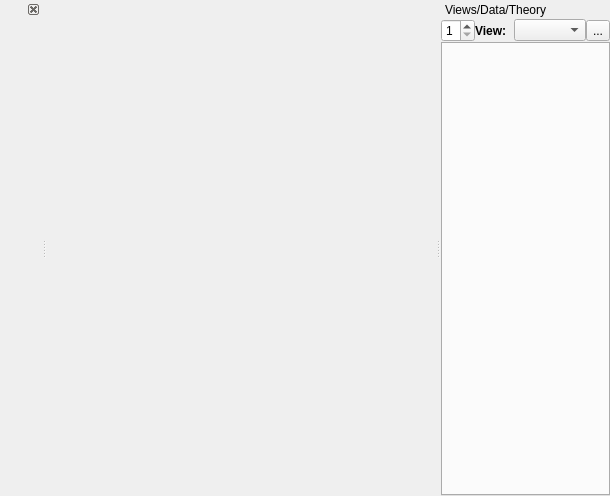
<?xml version="1.0" encoding="UTF-8"?>
<ui version="4.0">
 <class>MainWindow</class>
 <widget class="QMainWindow" name="MainWindow">
  <property name="geometry">
   <rect>
    <x>0</x>
    <y>0</y>
    <width>610</width>
    <height>496</height>
   </rect>
  </property>
  <property name="windowTitle">
   <string>MainWindow</string>
  </property>
  <widget class="QWidget" name="centralwidget">
   <layout class="QVBoxLayout" name="verticalLayout_4">
    <property name="spacing">
     <number>0</number>
    </property>
    <property name="leftMargin">
     <number>0</number>
    </property>
    <property name="topMargin">
     <number>0</number>
    </property>
    <property name="rightMargin">
     <number>0</number>
    </property>
    <property name="bottomMargin">
     <number>0</number>
    </property>
    <item>
     <widget class="QWidget" name="mplwidget" native="true">
      <property name="font">
       <font>
        <bold>true</bold>
       </font>
      </property>
      <property name="styleSheet">
       <string notr="true"/>
      </property>
      <layout class="QVBoxLayout" name="mplvl">
       <property name="spacing">
        <number>0</number>
       </property>
       <property name="leftMargin">
        <number>0</number>
       </property>
       <property name="topMargin">
        <number>0</number>
       </property>
       <property name="rightMargin">
        <number>0</number>
       </property>
       <property name="bottomMargin">
        <number>0</number>
       </property>
      </layout>
     </widget>
    </item>
   </layout>
  </widget>
  <widget class="QDockWidget" name="DataInspectordockWidget">
   <property name="font">
    <font>
     <bold>true</bold>
    </font>
   </property>
   <property name="styleSheet">
    <string notr="true"/>
   </property>
   <property name="features">
    <set>QDockWidget::DockWidgetClosable</set>
   </property>
   <property name="allowedAreas">
    <set>Qt::LeftDockWidgetArea</set>
   </property>
   <attribute name="dockWidgetArea">
    <number>1</number>
   </attribute>
   <widget class="QWidget" name="dockWidgetContents">
    <layout class="QVBoxLayout" name="LayoutDataInspector">
     <property name="spacing">
      <number>0</number>
     </property>
     <property name="leftMargin">
      <number>0</number>
     </property>
     <property name="topMargin">
      <number>0</number>
     </property>
     <property name="rightMargin">
      <number>0</number>
     </property>
     <property name="bottomMargin">
      <number>0</number>
     </property>
    </layout>
   </widget>
  </widget>
  <widget class="QDockWidget" name="ViewDataTheorydockWidget">
   <property name="styleSheet">
    <string notr="true"/>
   </property>
   <property name="features">
    <set>QDockWidget::NoDockWidgetFeatures</set>
   </property>
   <property name="allowedAreas">
    <set>Qt::RightDockWidgetArea</set>
   </property>
   <property name="windowTitle">
    <string>Views/Data/Theory</string>
   </property>
   <attribute name="dockWidgetArea">
    <number>2</number>
   </attribute>
   <widget class="QWidget" name="ViewDataTheoryWidget">
    <layout class="QVBoxLayout" name="ViewDataTheoryLayout">
     <property name="spacing">
      <number>0</number>
     </property>
     <property name="leftMargin">
      <number>0</number>
     </property>
     <property name="topMargin">
      <number>0</number>
     </property>
     <property name="rightMargin">
      <number>0</number>
     </property>
     <property name="bottomMargin">
      <number>0</number>
     </property>
     <item>
      <layout class="QHBoxLayout" name="viewLayout">
       <property name="spacing">
        <number>0</number>
       </property>
       <item>
        <widget class="QSpinBox" name="sp_nviews">
         <property name="maximumSize">
          <size>
           <width>40</width>
           <height>16777215</height>
          </size>
         </property>
         <property name="minimum">
          <number>1</number>
         </property>
         <property name="maximum">
          <number>4</number>
         </property>
         <property name="value">
          <number>1</number>
         </property>
        </widget>
       </item>
       <item>
        <widget class="QLabel" name="label">
         <property name="minimumSize">
          <size>
           <width>39</width>
           <height>0</height>
          </size>
         </property>
         <property name="maximumSize">
          <size>
           <width>39</width>
           <height>16777215</height>
          </size>
         </property>
         <property name="font">
          <font>
           <bold>true</bold>
          </font>
         </property>
         <property name="text">
          <string>View:</string>
         </property>
        </widget>
       </item>
       <item>
        <widget class="QComboBox" name="viewComboBox">
         <property name="currentText">
          <string/>
         </property>
        </widget>
       </item>
       <item>
        <widget class="QToolButton" name="saveViewtoolButton">
         <property name="text">
          <string>...</string>
         </property>
        </widget>
       </item>
      </layout>
     </item>
     <item>
      <widget class="QTabWidget" name="DataSettabWidget">
       <property name="tabShape">
        <enum>QTabWidget::Triangular</enum>
       </property>
       <property name="currentIndex">
        <number>-1</number>
       </property>
       <property name="usesScrollButtons">
        <bool>true</bool>
       </property>
       <property name="tabsClosable">
        <bool>false</bool>
       </property>
      </widget>
     </item>
    </layout>
   </widget>
  </widget>
  <action name="actionOpen">
   <property name="text">
    <string>Open</string>
   </property>
  </action>
  <action name="actionClose">
   <property name="text">
    <string>Close</string>
   </property>
  </action>
  <action name="actionQuit">
   <property name="text">
    <string>Quit</string>
   </property>
  </action>
  <action name="actionUndo">
   <property name="text">
    <string>Undo</string>
   </property>
  </action>
  <action name="actionRedo">
   <property name="text">
    <string>Redo</string>
   </property>
  </action>
  <action name="actionCopy">
   <property name="icon">
    <iconset resource="Reptate.qrc">
     <normaloff>:/Images/Images/new_icons/icons8-copy.png</normaloff>:/Images/Images/new_icons/icons8-copy.png</iconset>
   </property>
   <property name="text">
    <string>Copy</string>
   </property>
  </action>
  <action name="actionCut">
   <property name="text">
    <string>Cut</string>
   </property>
  </action>
  <action name="actionPaste">
   <property name="icon">
    <iconset resource="Reptate.qrc">
     <normaloff>:/Images/Images/new_icons/icons8-paste.png</normaloff>:/Images/Images/new_icons/icons8-paste.png</iconset>
   </property>
   <property name="text">
    <string>Paste</string>
   </property>
  </action>
  <action name="actionSelect_All">
   <property name="text">
    <string>Select All</string>
   </property>
  </action>
  <action name="actionShowFigureTools">
   <property name="checkable">
    <bool>true</bool>
   </property>
   <property name="icon">
    <iconset resource="Reptate.qrc">
     <normaloff>:/Images/Images/new_icons/icons8-sine-100.png</normaloff>:/Images/Images/new_icons/icons8-sine-100.png</iconset>
   </property>
   <property name="text">
    <string>Print</string>
   </property>
   <property name="toolTip">
    <string>Show/Hide Figure Toolbar (Ctrl+F)</string>
   </property>
   <property name="shortcut">
    <string>Ctrl+F</string>
   </property>
  </action>
  <action name="actionShiftVertically">
   <property name="checkable">
    <bool>true</bool>
   </property>
   <property name="icon">
    <iconset resource="Reptate.qrc">
     <normaloff>:/Images/Images/new_icons/icons8-vertical-timeline-slider.png</normaloff>:/Images/Images/new_icons/icons8-vertical-timeline-slider.png</iconset>
   </property>
   <property name="text">
    <string>ShiftVertically</string>
   </property>
   <property name="toolTip">
    <string>Shift the selected curve vertically</string>
   </property>
  </action>
  <action name="actionShiftHorizontally">
   <property name="checkable">
    <bool>true</bool>
   </property>
   <property name="icon">
    <iconset resource="Reptate.qrc">
     <normaloff>:/Images/Images/new_icons/icons8-timeline-slider.png</normaloff>:/Images/Images/new_icons/icons8-timeline-slider.png</iconset>
   </property>
   <property name="text">
    <string>ShiftHorizontally</string>
   </property>
   <property name="toolTip">
    <string>Shift the selected curve horizontally</string>
   </property>
  </action>
  <action name="actionNew_Empty_Dataset">
   <property name="icon">
    <iconset resource="Reptate.qrc">
     <normaloff>:/Images/Images/new_icons/icons8-add-row.png</normaloff>:/Images/Images/new_icons/icons8-add-row.png</iconset>
   </property>
   <property name="text">
    <string>New Empty Dataset</string>
   </property>
   <property name="toolTip">
    <string>Create an empty Data set (Ctrl+N)</string>
   </property>
   <property name="shortcut">
    <string>Ctrl+N</string>
   </property>
  </action>
  <action name="actionNew_Dataset_From_File">
   <property name="icon">
    <iconset resource="Reptate.qrc">
     <normaloff>:/Images/Images/new_icons/icons8-open-view-in-new-tab.png</normaloff>:/Images/Images/new_icons/icons8-open-view-in-new-tab.png</iconset>
   </property>
   <property name="text">
    <string>New Dataset From File</string>
   </property>
   <property name="toolTip">
    <string>Open Data File (Ctrl+O)</string>
   </property>
   <property name="shortcut">
    <string>Ctrl+O</string>
   </property>
  </action>
  <action name="actionView_All_Sets">
   <property name="checkable">
    <bool>true</bool>
   </property>
   <property name="icon">
    <iconset resource="Reptate.qrc">
     <normaloff>:/Images/Images/new_icons/icons8-binoculars.png</normaloff>:/Images/Images/new_icons/icons8-binoculars.png</iconset>
   </property>
   <property name="text">
    <string>View All Sets</string>
   </property>
   <property name="toolTip">
    <string>View all sets simultaneously (Ctrl+A)</string>
   </property>
   <property name="shortcut">
    <string>Ctrl+A</string>
   </property>
  </action>
  <action name="actionReload_Data">
   <property name="icon">
    <iconset resource="Reptate.qrc">
     <normaloff>:/Images/Images/new_icons/icons8-file-reload.png</normaloff>:/Images/Images/new_icons/icons8-file-reload.png</iconset>
   </property>
   <property name="text">
    <string>Reload Data</string>
   </property>
   <property name="toolTip">
    <string>Reload data files and theories (Ctrl+R)</string>
   </property>
   <property name="shortcut">
    <string>Ctrl+R</string>
   </property>
  </action>
  <action name="actionInspect_Data">
   <property name="checkable">
    <bool>true</bool>
   </property>
   <property name="icon">
    <iconset resource="Reptate.qrc">
     <normaloff>:/Images/Images/new_icons/icons8-microscope.png</normaloff>:/Images/Images/new_icons/icons8-microscope.png</iconset>
   </property>
   <property name="text">
    <string>Inspect Data</string>
   </property>
   <property name="toolTip">
    <string>Inspect contents of data files (Ctrl+I)</string>
   </property>
   <property name="shortcut">
    <string>Ctrl+I</string>
   </property>
  </action>
  <action name="actionMarkerSettings">
   <property name="icon">
    <iconset resource="Reptate.qrc">
     <normaloff>:/Images/Images/new_icons/icons8-color-wheel-2.png</normaloff>:/Images/Images/new_icons/icons8-color-wheel-2.png</iconset>
   </property>
   <property name="text">
    <string>Select Symbols Color</string>
   </property>
   <property name="toolTip">
    <string>Select Dataset Plot Style (Ctrl+M)</string>
   </property>
   <property name="shortcut">
    <string>Ctrl+M</string>
   </property>
  </action>
  <action name="actionTrack_data">
   <property name="checkable">
    <bool>true</bool>
   </property>
   <property name="icon">
    <iconset resource="Reptate.qrc">
     <normaloff>:/Images/Images/new_icons/icons8-physics.png</normaloff>:/Images/Images/new_icons/icons8-physics.png</iconset>
   </property>
   <property name="text">
    <string>Track data</string>
   </property>
   <property name="toolTip">
    <string>Track data</string>
   </property>
  </action>
  <action name="actionAdd_Annotation">
   <property name="icon">
    <iconset resource="Reptate.qrc">
     <normaloff>:/Images/Images/new_icons/icons8-spiral-bound-booklet.png</normaloff>:/Images/Images/new_icons/icons8-spiral-bound-booklet.png</iconset>
   </property>
   <property name="text">
    <string>Add Annotation</string>
   </property>
   <property name="toolTip">
    <string>Add Annotation</string>
   </property>
  </action>
  <action name="actionShow_Legend">
   <property name="icon">
    <iconset resource="Reptate.qrc">
     <normaloff>:/Images/Images/new_icons/icons8-categorize.png</normaloff>:/Images/Images/new_icons/icons8-categorize.png</iconset>
   </property>
   <property name="text">
    <string>Show Legend</string>
   </property>
   <property name="toolTip">
    <string>Show Legend</string>
   </property>
  </action>
  <action name="actionCopyChart">
   <property name="icon">
    <iconset resource="Reptate.qrc">
     <normaloff>:/Images/Images/new_icons/icons8-copy.png</normaloff>:/Images/Images/new_icons/icons8-copy.png</iconset>
   </property>
   <property name="text">
    <string>CopyChart</string>
   </property>
   <property name="toolTip">
    <string>Copy Chart</string>
   </property>
  </action>
  <action name="actionNew_Tool">
   <property name="icon">
    <iconset resource="Reptate.qrc">
     <normaloff>:/Images/Images/new_icons/icons8-maintenance.png</normaloff>:/Images/Images/new_icons/icons8-maintenance.png</iconset>
   </property>
   <property name="text">
    <string>New Tool</string>
   </property>
   <property name="toolTip">
    <string>New Tool (Alt+T)</string>
   </property>
   <property name="shortcut">
    <string>Alt+T</string>
   </property>
  </action>
  <action name="actionSave_View">
   <property name="icon">
    <iconset resource="Reptate.qrc">
     <normaloff>:/Images/Images/new_icons/icons8-saveView.png</normaloff>:/Images/Images/new_icons/icons8-saveView.png</iconset>
   </property>
   <property name="text">
    <string>Save View</string>
   </property>
   <property name="toolTip">
    <string>Save All Data in Current View</string>
   </property>
  </action>
  <action name="actionResetShiftFactors">
   <property name="icon">
    <iconset resource="Reptate.qrc">
     <normaloff>:/Images/Images/new_icons/icons8-reset-shift.png</normaloff>:/Images/Images/new_icons/icons8-reset-shift.png</iconset>
   </property>
   <property name="text">
    <string>Reset Shift Factors</string>
   </property>
   <property name="toolTip">
    <string>Reset Shift Factors</string>
   </property>
  </action>
  <action name="actionViewShiftFactors">
   <property name="icon">
    <iconset resource="Reptate.qrc">
     <normaloff>:/Images/Images/new_icons/icons8-view-ShiftFactors.png</normaloff>:/Images/Images/new_icons/icons8-view-ShiftFactors.png</iconset>
   </property>
   <property name="text">
    <string>View Shift Factors</string>
   </property>
   <property name="toolTip">
    <string>View Current Shift Factors</string>
   </property>
  </action>
  <action name="actionSaveShiftFactors">
   <property name="icon">
    <iconset resource="Reptate.qrc">
     <normaloff>:/Images/Images/new_icons/icons8-save-ShiftFactors.png</normaloff>:/Images/Images/new_icons/icons8-save-ShiftFactors.png</iconset>
   </property>
   <property name="text">
    <string>Save Shift Factors</string>
   </property>
   <property name="toolTip">
    <string>Save Shift Factors</string>
   </property>
  </action>
  <action name="actionAddDummyFiles">
   <property name="icon">
    <iconset resource="Reptate.qrc">
     <normaloff>:/Images/Images/new_icons/icons8-spiral-bound-booklet.png</normaloff>:/Images/Images/new_icons/icons8-spiral-bound-booklet.png</iconset>
   </property>
   <property name="text">
    <string>Add Dummy Files</string>
   </property>
   <property name="toolTip">
    <string>Add Set of Empty Files to Current Dataset</string>
   </property>
  </action>
  <action name="actionView_All_SetTheories">
   <property name="icon">
    <iconset resource="Reptate.qrc">
     <normaloff>:/Images/Images/new_icons/icons8-binoculars.png</normaloff>:/Images/Images/new_icons/icons8-binoculars.png</iconset>
   </property>
   <property name="text">
    <string>View All Theories (Same DataSet)</string>
   </property>
   <property name="toolTip">
    <string>View all theories simultaneously (same Set)</string>
   </property>
  </action>
  <action name="action_import_from_excel">
   <property name="icon">
    <iconset resource="Reptate.qrc">
     <normaloff>:/Images/Images/new_icons/icons8-microsoft-excel.png</normaloff>:/Images/Images/new_icons/icons8-microsoft-excel.png</iconset>
   </property>
   <property name="text">
    <string>Import from Excel</string>
   </property>
   <property name="toolTip">
    <string>Import data from Excel file</string>
   </property>
  </action>
  <action name="actionAdd_File_With_Function">
   <property name="icon">
    <iconset resource="Reptate.qrc">
     <normaloff>:/Images/Images/new_icons/icons8-formula-fx-50.png</normaloff>:/Images/Images/new_icons/icons8-formula-fx-50.png</iconset>
   </property>
   <property name="text">
    <string>Add Dummy File using Function</string>
   </property>
   <property name="toolTip">
    <string>Create a Dummy File using a mathematical expression</string>
   </property>
  </action>
  <action name="action_import_from_pasted">
   <property name="icon">
    <iconset resource="Reptate.qrc">
     <normaloff>:/Images/Images/new_icons/icons8-paste.png</normaloff>:/Images/Images/new_icons/icons8-paste.png</iconset>
   </property>
   <property name="text">
    <string>Paste Data</string>
   </property>
   <property name="toolTip">
    <string>Import from pasted data</string>
   </property>
  </action>
  <action name="actionSaveDataSet">
   <property name="icon">
    <iconset resource="Reptate.qrc">
     <normaloff>:/Images/Images/new_icons/icons8-save_DS.png</normaloff>:/Images/Images/new_icons/icons8-save_DS.png</iconset>
   </property>
   <property name="text">
    <string>Save Data Set</string>
   </property>
   <property name="toolTip">
    <string>Save Current Data Set</string>
   </property>
  </action>
 </widget>
 <resources>
  <include location="Reptate.qrc"/>
 </resources>
 <connections/>
</ui>
